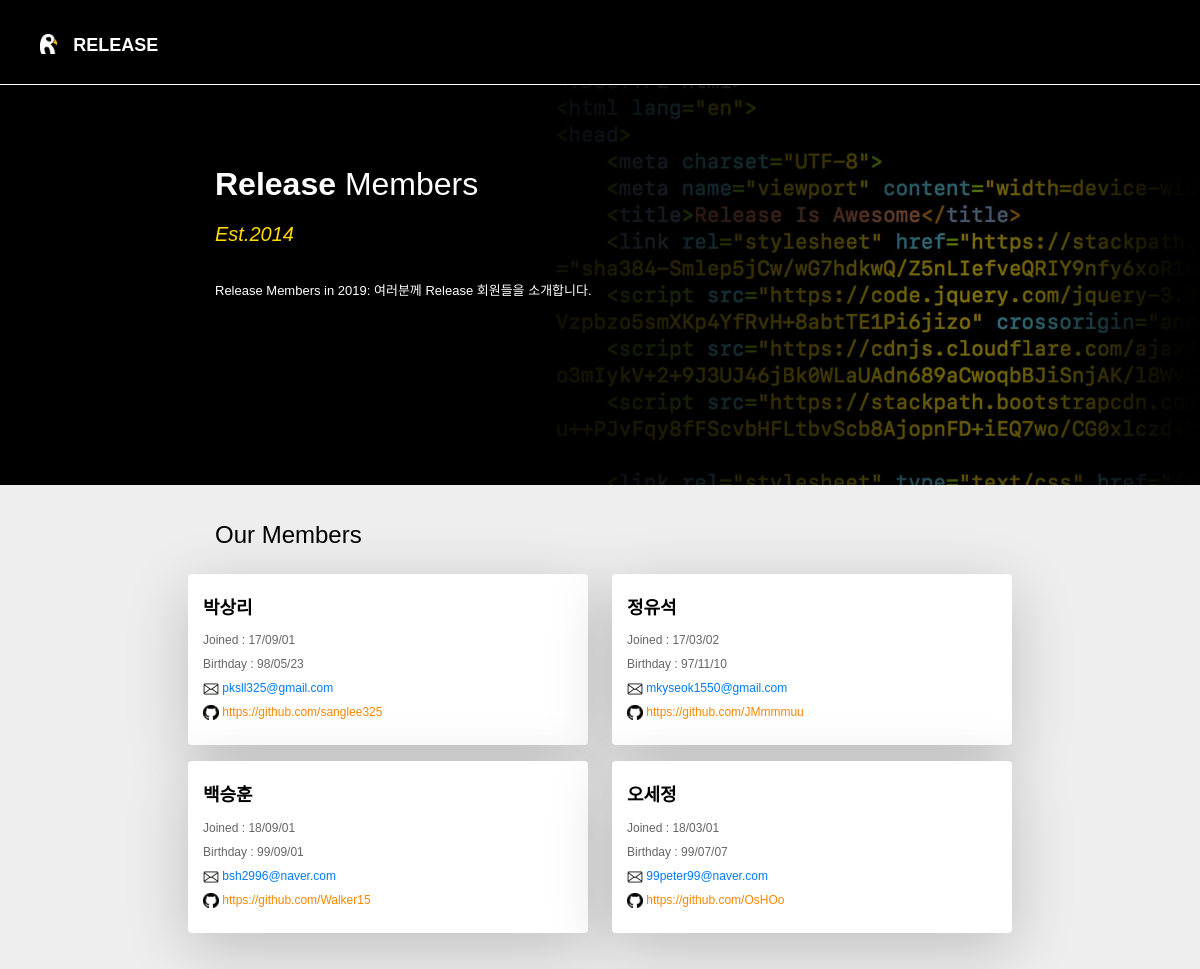
/members, run on the app's committed database.
### members/models.py (models this page shows, shortened)
class Person(models.Model):
    name = models.CharField(max_length=20)
    student_number = models.CharField(max_length=10)
    birthday = models.DateField(default=timezone.now, blank=True)
    email = models.CharField(max_length=50, default=None)
    github = models.URLField(max_length=200, default=None)
    SEX_CHOICES = (
        ('M', 'Male'),
        ('F', 'Female'),
        ('X', '---')
    )
    joined_date = models.DateTimeField(default=timezone.now)
    sex = models.CharField(max_length=1, choices=SEX_CHOICES, default='X')

### members/views.py (the view)
# urls.py: path('members', views.member, name='member'),
def member(request):
    member = Person.objects.all().order_by('student_number')
    return render(request, 'members/list.html', {'member': member})

### members/templates/members/list.html (shortened to what this page needs)
{% load static %}
<!DOCTYPE html>
<html lang="en">
<head>
    <link rel="stylesheet" href="https://stackpath.bootstrapcdn.com/bootstrap/4.1.2/css/bootstrap.min.css">
    <link rel="stylesheet" type="text/css" href="{% static 'members/index.css' %}">
    <link rel="stylesheet" type="text/css" href="{% static 'members/list.css' %}">
    <link rel="stylesheet" type="text/css" href="{% static 'members/member.css' %}">
</head>
<body>
    <nav class="bar navbar navbar-expand-lg navbar-light">
        <div class="bar-logo">
            <a href="127.0.0.1:8000">
            <img class="bar-logo-image" src="{% static 'release-white.png' %}">
            <span class="bar-logo-text">RELEASE</span>
            </a>
        </div>
    </nav>
    <div class="container-fluid">
        <div class="row member-row justify-content-center">
            <div class="member-front col-11 col-md-8">
                <h1 class="member-title"><span>Release</span> Members </h1>
                <p class="member-subtitle">Est.2014</p>
                <p class="member-copy">Release Members in 2019: 여러분께 Release 회원들을 소개합니다.</p>
            </div>
            <div class="member-back">
                <img class="member-back-img" src="{% static 'mbackground.jpg' %}">
            </div>
        </div>
        <div class="row list-row justify-content-center">
            <div class="col-11 col-md-8">
                <h1 class="col-header">Our Members</h1>
            </div>
        </div>
        <div class="row list-row justify-content-center">
            {% for student in member %}
                <div class="col-10 col-md-4 list-box">
                    <h1 class="list-box-name">{{ student.name }}</h1>
                    <p class="list-box-data">Joined : {{ student.joined_date|date:"y/m/d" }}</p>
                    <p class="list-box-data">Birthday : {{ student.birthday|date:"y/m/d" }}</p>
                    <p class="list-box-data">
                        <a href="malito:{{ student.email }}">
                        <img class="list-fav-img" src="{% static 'email-fav-16.png' %}">
                        {{ student.email }}
                        </a>
                    </p>
                    <p>
                        <a href="{{ student.github }}" class="list-box-link">
                        <img class="list-fav-img" src="{% static 'github-fav-16.png' %}">
                        {{ student.github }}
                        </a>
                    </p>
                </div>
            {% endfor %}
        </div>
    </div>
</body>
</html>

### members/static/members/index.css (style rules this page uses)
body { font-family: 'Noto Sans KR', sans-serif; background-color: black; word-break: keep-all; word-wrap: break-word; }
a:link { color: default; text-decoration: none; }
.bar { background-color: black; border-bottom: 0.5px solid white; }
.bar-logo { height: 24px; margin: 10px 4px; }
.bar-logo-image { height: 12px; margin: 0 6px 2px 0; display: inline; vertical-align: middle; }
.bar-logo-text { font-family: "Noto Sans KR", sans-serif; font-weight: 700; font-size: 12px; color: white; display: inline; vertical-align: middle; }
@media (min-width: 768px) { .bar-logo { height: 20px; margin: 24px; } }
@media (min-width: 768px) { .bar-logo-image { height: 20px; margin: 0 12px 4px 0; } }
@media (min-width: 768px) { .bar-logo-text { font-weight: 700; font-size: 18px; } }
.container-fluid { padding: 0; }
.member-row { margin: 0; width: 100%; height: 300px; position: relative; }
.member-back-img { position: absolute; top: 0; left: 0; width: 100%; height: 100%; object-fit: cover; justify-content: center; z-index: -1; }
.member-front { width: 100%; height: 100%; color: white; }
.member-title { margin-top: 48px; font-size: 20px; font-weight: 300; }
.member-title span { font-weight: 700; }
.member-subtitle { margin-top: 8px; font-size: 12px; font-weight: 300; font-style: italic; color: #ffd900; }
@media (min-width: 768px) { .member-row { height: 400px; } }
@media (min-width: 768px) { .member-title { margin-top: 80px; font-weight: 200; font-size: 32px; } }
@media (min-width: 768px) { .member-subtitle { margin-top: 16px; font-size: 20px; font-weight: 200; } }

### members/static/members/list.css (style rules this page uses)
.member-copy { font-weight: 300; font-size: 13px; color: white; margin-top: 32px; width: 70%; }
.list-row { background-color: #EEE; margin: 0; }
.list-row:last-child { padding-bottom: 36px; }
.list-box { margin: 16px 12px 0px; box-shadow: 0 16px 64px #0003; background-color: white; border-radius: 4px; }
.list-box-name { font-weight: 600; font-size: 18px; color: black; margin: 24px 0 12px }
.list-box-data { font-size: 12px; font-weight: 450; color: #666; margin: 0 0 6px; }
.list-box-link { margin: 0 0 24px; font-weight: 500; font-size: 12px; color: #ff8600; display: block; }
.list-fav-img { height: 16px; }

### members/static/members/member.css (style rules this page uses)
.col-header { font-weight: 400; font-size: 24px; margin-top: 36px; color: black; }

### data on the page
Person: name "박상리", joined_date "17/09/01", birthday "98/05/23", email "pksll325@gmail.com", github "https://github.com/sanglee325"
Person: name "정유석", joined_date "17/03/02", birthday "97/11/10", email "mkyseok1550@gmail.com", github "https://github.com/JMmmmuu"
Person: name "백승훈", joined_date "18/09/01", birthday "99/09/01", email "bsh2996@naver.com", github "https://github.com/Walker15"
Person: name "오세정", joined_date "18/03/01", birthday "99/07/07", email "99peter99@naver.com", github "https://github.com/OsHOo"
